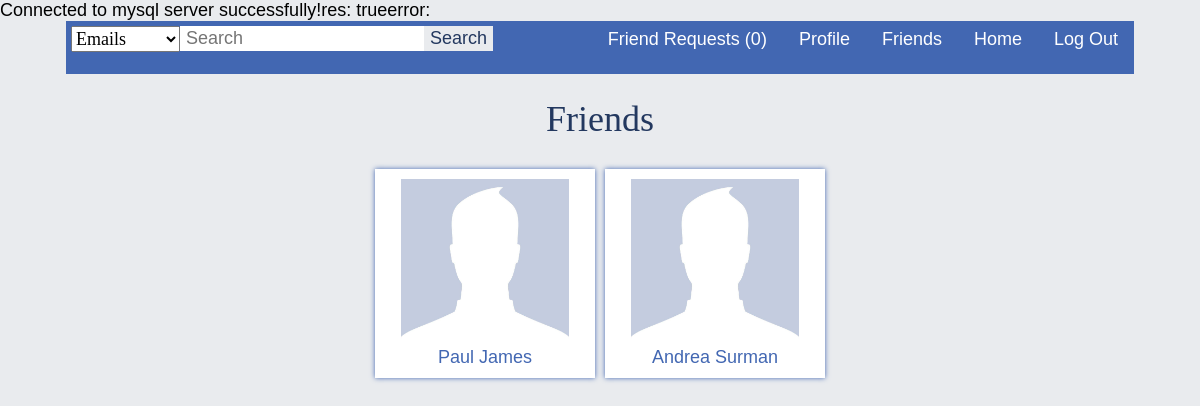
The page /friends.php (signed in) on the database its author committed.
### tables this page shows
CREATE TABLE users (
user_id             INT NOT NULL AUTO_INCREMENT,
user_firstname      VARCHAR(20) NOT NULL,  
user_lastname       VARCHAR(20) NOT NULL,
user_nickname       VARCHAR(20),
user_password       VARCHAR(255) NOT NULL,
user_email          VARCHAR(255) NOT NULL,
user_gender         CHAR(1) NOT NULL,
user_birthdate      DATE NOT NULL,    
user_status         CHAR(1),
user_about          TEXT,
user_hometown       VARCHAR(255),
PRIMARY KEY (user_id)
);

### friends.php (the view, shortened to what this page needs)
<?php
require 'functions/functions.php';
$conn = connect();
?>
<!DOCTYPE html>
<html>
<head>
    <link rel="stylesheet" type="text/css" href="resources/css/main.css">
</head>
<body>
    <div class="container">
        <?php include 'includes/navbar.php'; ?>
        <h1>Friends</h1>
        <?php
            echo '<center>';
            $sql = "SELECT users.user_id, users.user_firstname, users.user_lastname, users.user_gender
                    FROM users
                    JOIN (
                        SELECT friendship.user1_id AS user_id
                        FROM friendship
                        WHERE friendship.user2_id = {$_SESSION['user_id']} AND friendship.friendship_status = 1
                        UNION
                        SELECT friendship.user2_id AS user_id
                        FROM friendship
                        WHERE friendship.user1_id = {$_SESSION['user_id']} AND friendship.friendship_status = 1
                    ) userfriends
                    ON userfriends.user_id = users.user_id";
            $query = mysqli_query($conn, $sql);
            $width = '168px';
            $height = '168px';
            if($query){
                if(mysqli_num_rows($query) == 0){
                    echo '<div class="post">';
                    echo 'You don\'t yet have any friends.';
                    echo '</div>';
                } else {
                    while($row = mysqli_fetch_assoc($query)){
                    echo '<div class="frame">';
                    echo '<center>';
                    include 'includes/profile_picture.php';
                    echo '<br>';
                    echo '<a href="profile.php?id=' . $row['user_id'] . '">' . $row['user_firstname'] . ' ' . $row['user_lastname'] . '</a>';
                    echo '</center>';
                    echo '</div>';
                    }
                }
            }
            echo '</center>';
        ?>
    </div>
</body>
</html>

### includes/profile_picture.php
<?php
$target = glob("data/images/profiles/" . $row['user_id'] . ".*");
if($target) {
    echo '<img src="' . $target[0] . '" width="' . $width . '" height="' . $height .'">';
} else {
    if($row['user_gender'] == 'M') {
        echo '<img src="data/images/profiles/M.jpg" width="' . $width . '" height="' . $height .'">';
    } else if ($row['user_gender'] == 'F') {
        echo '<img src="data/images/profiles/F.jpg" width="' . $width . '" height="' . $height .'">';
    }
}
?>

### resources/css/main.css (style rules this page uses)
body { margin: 0; font-family: Fontin, Arial, Verdana; font-size: 18px; background-color: #e9ebee; }
.container { margin: 0 auto; width: 1068px; }
h1 { font-family: Fontin SmallCaps; color: #23385f; font-weight: normal; text-align: center; }
.frame { width: 200px; display: inline-block; box-shadow: 0 0 5px #4267b2; background-color: white; padding: 10px; margin: 5px; }

### friends.php (style rules this page uses)
.frame a { text-decoration: none; color: #4267b2; }

### rows shown on the page
users: user_firstname "Paul", user_lastname "James"
users: user_firstname "Andrea", user_lastname "Surman"

### other values the page prints
$row['count'] "0"
